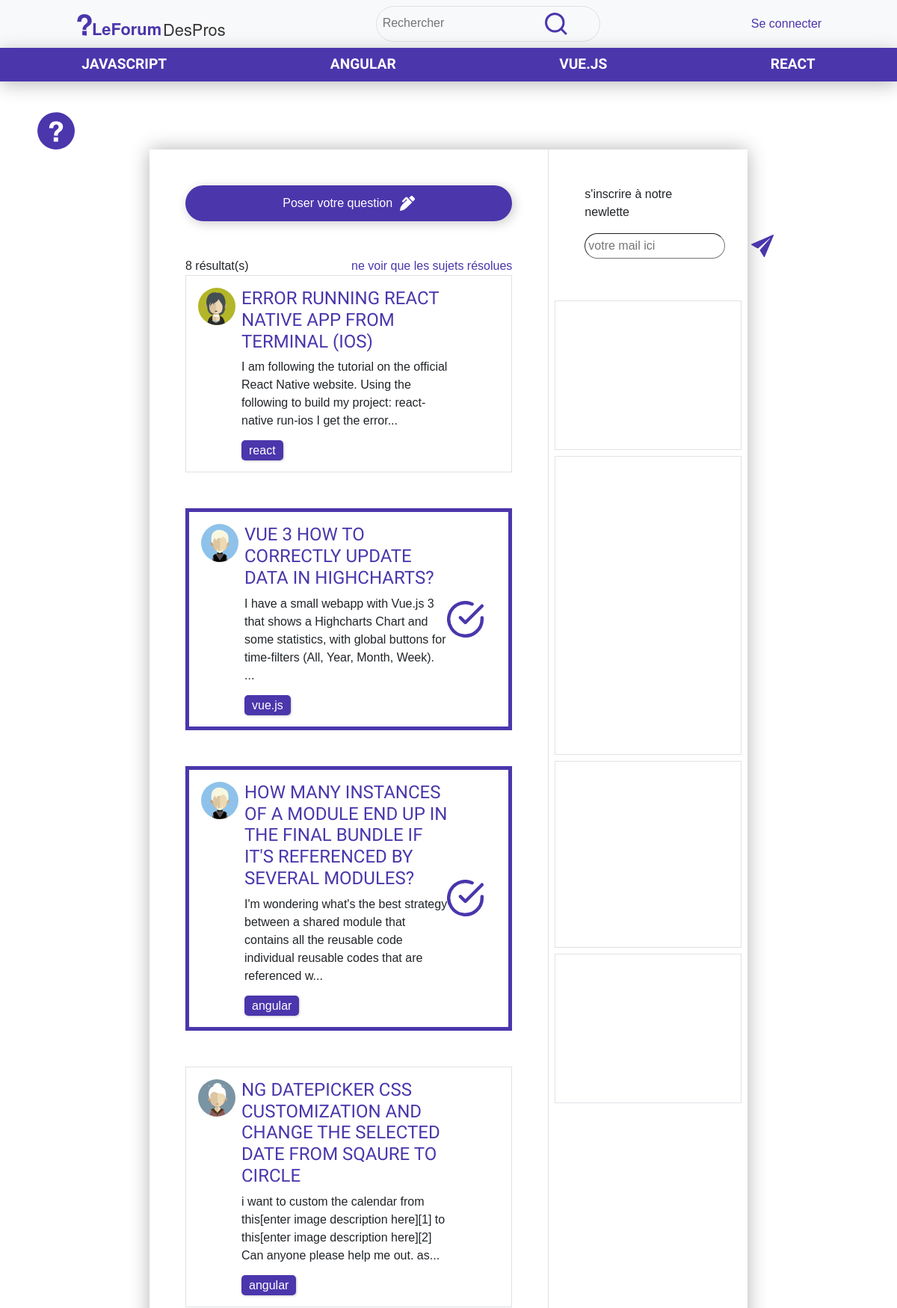
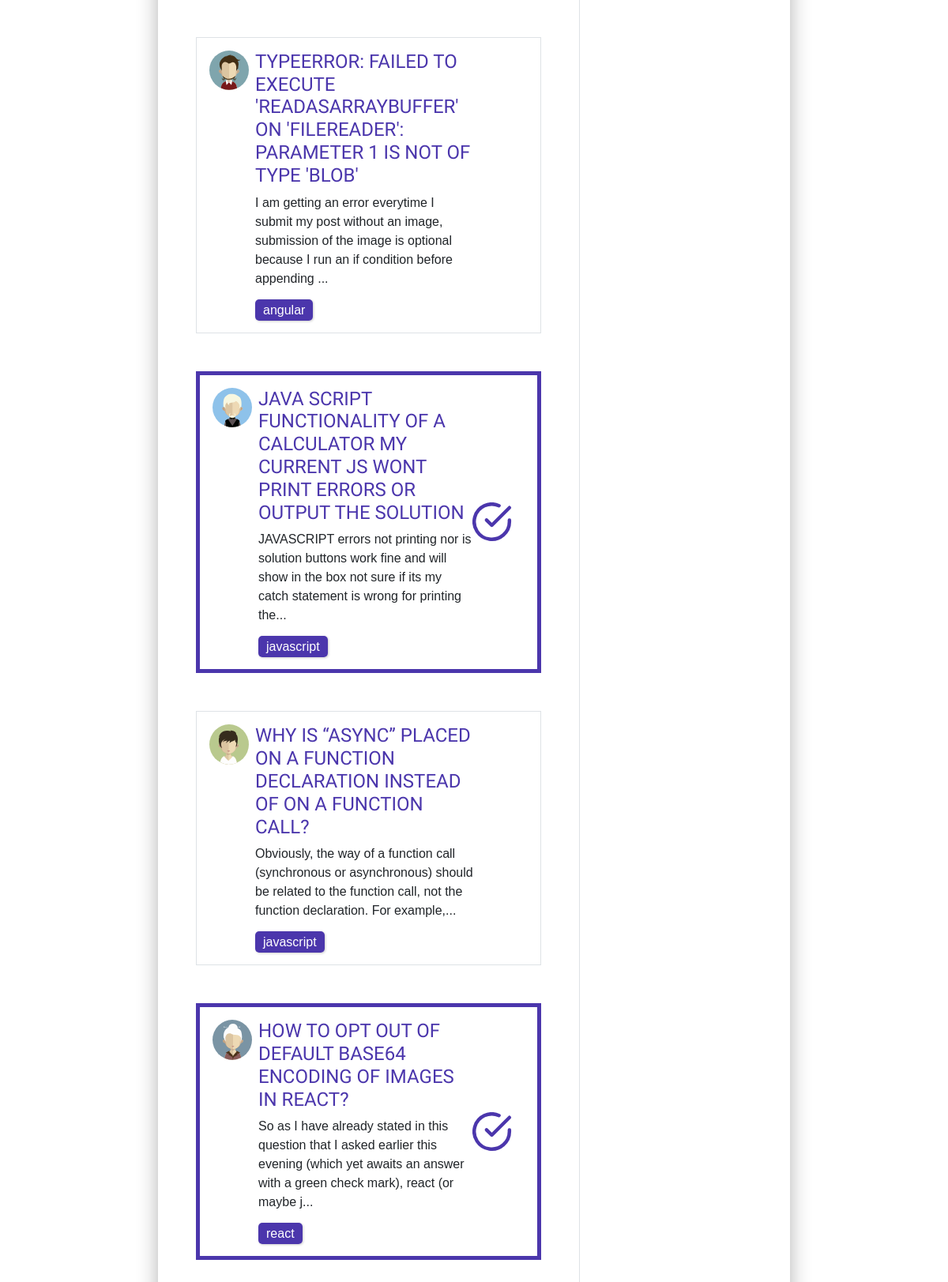
The page / on the database its author committed (2 pictures, top to bottom).
### tables this page shows
CREATE TABLE `cat` (
  `id` int(11) NOT NULL,
  `categorie` varchar(100) NOT NULL,
  `def` text NOT NULL
);

CREATE TABLE `sujet` (
  `id` int(11) NOT NULL,
  `titre` varchar(200) NOT NULL,
  `contenu` text NOT NULL,
  `id_user` int(11) NOT NULL,
  `id_cat` int(11) NOT NULL,
  `resolue` tinyint(1) NOT NULL DEFAULT '0'
);

### vues/home.php (the view, shortened to what this page needs)
<?php
    if(isset($_GET['actionResolue']) AND $_GET['actionResolue'] == true){
        $getSujet = $bdd->prepare('SELECT sujet.*, user.idUserProfil, cat.categorie, cat.id AS idCat
        FROM `sujet`
        INNER JOIN `cat` AS cat ON `sujet`.`id_cat` = `cat`.`id`
        INNER JOIN `user` ON `sujet`.`id_user` = `user`.`id`
        WHERE `resolue` = :resolue
        ORDER BY `id` DESC');
        $getSujet->execute([
            'resolue' => 1
        ]);
    } else {
        $getSujet = $bdd->prepare('SELECT sujet.*, user.idUserProfil, cat.categorie, cat.id AS idCat
        FROM `sujet`
        INNER JOIN `cat` AS cat ON `sujet`.`id_cat` = `cat`.`id`
        INNER JOIN `user` ON `sujet`.`id_user` = `user`.`id`
        ORDER BY `sujet`.`id` DESC');
        $getSujet->execute();
    }
    $nbSujet = $getSujet->rowCount();
    include('include/nav.php');
?>
<div class="home page marge d-flex">
    <div class="feed col-8 p-5">
        <a class="button d-flex align-items-center justify-content-center" href="index.php?action=createPost">Poser votre question<img src="images/pen.svg" alt="pen" width="20px"></a>
        <div class="mt-5">
            <div class="d-flex justify-content-between">
                <div class="resultatNb"><?=$nbSujet?> résultat(s)</div>
                <?php if(isset($_GET['actionResolue']) AND $_GET['actionResolue'] == true) { ?>
                    <div class="resolue"><a class="link" href="?action=home">voir tous les sujets </a></div>
                <?php } else { ?>
                    <div class="resolue"><a class="link" href="?action=home&actionResolue=true">ne voir que les sujets résolues</a></div>
                <?php  } ?>
            </div>
            <?php while($s = $getSujet->fetch()){ ?>
                <?php if($s['resolue'] == 0) { ?>
                <div class="post d-flex mb-5 border border-1 p-3 justify-content-between">
                <?php } else { ?>
                <div class="post d-flex justify-content-between mb-5 border-violet p-3">
                <?php } ?>
                    <div class="post d-flex align-items-start col-10">
                        <img src="images/user/<?=$s['idUserProfil']?>.svg" alt="user" class="me-2" width="50px">
                        <div class="sujetText">
                            <h4><a href="index.php?action=pageSujet&idSujet=<?=$s['id']?>"><?=$s['titre']?></a></h4>
                            <?php if(strlen($s['contenu']) > 150) { ?>
                                <p><?=substr($s['contenu'], 0, 150)?>...</p>
                            <?php } else { ?>
                                <p><?=$s['contenu']?></p>
                            <?php } ?>
                            <span class="categorie"><a href="index.php?action=pageCategorie&idCat=<?=$s['idCat']?>"><?=$s['categorie']?></a></span>
                        </div>
                    </div>
                    <div class="d-flex align-items-center justify-content-end col-2">
                        <?php if($s['resolue'] == 1) { ?>
                            <span class="p-3 d-flex align-items-center justify-content-center">
                                <img src="images/check.svg" width="50px" alt="chech">
                            </span>
                        <?php } ?>
                    </div>
                </div>
            <?php } ?>
        </div>
    </div>
    <?php include('include/sidebar.php') ?>
</div>

### vues/include/nav.php (shortened to what this page needs)
<?php
    $getCat = $bdd->prepare('SELECT * FROM cat');
    $getCat->execute();
?>
<div class="fixed-top">
    <nav class="navbar d-flex justify-content-around bg-light">
        <a href="index.php?action=home"><img src="images/logo.svg" alt="logo" width="200px"></a>
        <div class="search border border-1 p-2 rounded-pill">
            <form action="?action=search" method="POST">
                <div class="form-group">
                    <input type="text" id="contenuSearch" name="contenuSearch" class="contenuSearch" placeholder="Rechercher">
                    <button type="submit"><img src="images/search.svg" alt="search" width="30px"></button>
                </div>
            </form>
        </div>
        <?php if(isset($_SESSION['id'])){ ?>
                <button class="bg-transparent" type="button" data-bs-toggle="modal" data-bs-target="#userProfil">
                    <img src="images/user/<?=$_SESSION['avatar']?>.svg" width="40px" alt=""> <?=$_SESSION['pseudo']?>
                </button>
                <div class="dropdown">
                    <button class="button dropdown-toggle" type="button" id="dropdownMenuButton1" data-bs-toggle="dropdown" aria-expanded="false">
                        Menu
                    </button>
                    <ul class="dropdown-menu" aria-labelledby="dropdownMenuButton1">
                        <?php if($_SESSION['role'] == 'admin') { ?>
                            <li><a class="dropdown-item link" href="index.php?action=admin">Admin</a></li>
                        <?php } else { ?>
                            <li><a class="dropdown-item link" href="index.php?action=mySujet">Mes sujets</a></li>
                            <li><a class="dropdown-item link" href="index.php?action=myMessage">Mes messages</a></li>
                        <?php } ?>
                            <li><a class="dropdown-item link" href="index.php?action=logout">Se déconnecter</a></li>
                    </ul>
                </div>
        <?php } else { ?>
            <a class="link" href="index.php?action=connexion">Se connecter</a>
        <?php } ?>
    </nav>
    <nav class="navbar list-categorie d-flex justify-content-around">
        <?php while($c = $getCat->fetch()){ ?>
            <a href="index.php?action=pageCategorie&idCat=<?=$c['id']?>"><?=$c['categorie']?></a>
        <?php } ?>
    </nav>
</div>

### asset/main.css (style rules this page uses)
* { margin: 0; padding: 0; font-family: Helvetica, sans-serif; }
.marge { margin-left: 200px; margin-right: 200px; margin-top: 200px; margin-bottom: 50px; }
.border-violet { border: #4B36AC 5px solid !important; }
a { text-decoration: none !important; }
a.link { color: #4B36AC; }
button { border: none; min-width: 100px; }
.button { background-color: #4B36AC; color: white; border-radius:50px; padding: 12px 10px 12px 10px; box-shadow: 3px 3px 15px rgba(0, 0, 0, .20); text-decoration: none; transition: all .3s ease; }
.button img { margin-left: 10px; }
h2, h4 { font-family: 'Viga', sans-serif; color: #4B36AC; text-transform: uppercase; }
.page { box-shadow: 0px 0px 25px rgba(0, 0, 0, .30); background-color: white; }
nav.list-categorie { background-color: #4B36AC; box-shadow: 0px 5px 25px rgba(0, 0, 0, .25); }
nav.list-categorie a { font-family: 'Viga', sans-serif; color: white; text-transform: uppercase; font-size: 1.2em; font-weight: bold; text-decoration: none; transition: opacity .2s ease; }
.sujetText H4 a { font-family: 'Viga', sans-serif; color: #4B36AC; text-transform: uppercase; }
span a { color: white; transition: color .2s ease; }
span.categorie { background-color: #4B36AC; border-radius: 5px; padding: 5px 10px 5px 10px; box-shadow: 1px 1px 3px rgba(0, 0, 0, .20); }
.search form input { border: none; background: transparent; }
.search form button { border: none; background: transparent; }

### rows shown on the page
cat: categorie "JAVASCRIPT"
cat: categorie "ANGULAR"
cat: categorie "VUE.JS"
cat: categorie "REACT"
sujet: shows a picture, titre "ERROR RUNNING REACT NATIVE APP FROM TERMINAL (IOS)", contenu "I am following the tutorial on the official React Native website. Using the following to build my project: react-native run-ios I get the error", id_cat.categorie "react"
sujet: titre "VUE 3 HOW TO CORRECTLY UPDATE DATA IN HIGHCHARTS?", contenu "I have a small webapp with Vue.js 3 that shows a Highcharts Chart and some statistics, with global buttons for time-filters (All, Year, Month, Week).", id_cat.categorie "vue.js", resolue 1 (drawn)
sujet: titre "HOW MANY INSTANCES OF A MODULE END UP IN THE FINAL BUNDLE IF IT'S REFERENCED BY SEVERAL MODULES?", contenu "I'm wondering what's the best strategy between a shared module that contains all the reusable code individual reusable codes that are referenced w", id_cat.categorie "angular", resolue 1 (drawn)
sujet: titre "NG DATEPICKER CSS CUSTOMIZATION AND CHANGE THE SELECTED DATE FROM SQAURE TO CIRCLE", contenu "i want to custom the calendar from this[enter image description here][1] to this[enter image description here][2] Can anyone please help me out. as", id_cat.categorie "angular"
sujet: shows a picture, titre "TYPEERROR: FAILED TO EXECUTE 'READASARRAYBUFFER' ON 'FILEREADER': PARAMETER 1 IS NOT OF TYPE 'BLOB'", contenu "I am getting an error everytime I submit my post without an image, submission of the image is optional because I run an if condition before appending", id_cat.categorie "angular"
sujet: titre "JAVA SCRIPT FUNCTIONALITY OF A CALCULATOR MY CURRENT JS WONT PRINT ERRORS OR OUTPUT THE SOLUTION", contenu "JAVASCRIPT errors not printing nor is solution buttons work fine and will show in the box not sure if its my catch statement is wrong for printing the", id_cat.categorie "javascript", resolue 1 (drawn)
sujet: shows a picture, titre "WHY IS “ASYNC” PLACED ON A FUNCTION DECLARATION INSTEAD OF ON A FUNCTION CALL?", contenu "Obviously, the way of a function call (synchronous or asynchronous) should be related to the function call, not the function declaration. For example,", id_cat.categorie "javascript"
sujet: titre "HOW TO OPT OUT OF DEFAULT BASE64 ENCODING OF IMAGES IN REACT?", contenu "So as I have already stated in this question that I asked earlier this evening (which yet awaits an answer with a green check mark), react (or maybe j", id_cat.categorie "react", resolue 1 (drawn)

### other values the page prints
$nbSujet "8"
